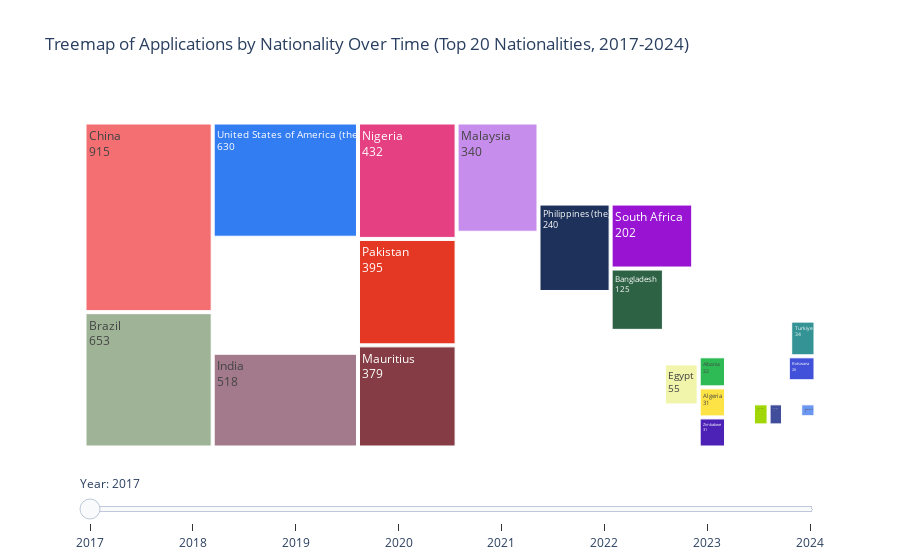

Notebook code for this chart:
### Markdown cell above
## Treemap for Nationalities Over Time
This treemap visualizes the distribution of total applications by nationality from **2017 to 2024**, focusing on the most significant nationalities for each year based on application volume. The interactive slider allows you to explore yearly changes, offering a clearer perspective on how application patterns have shifted over time.

The size of each section represents the total number of applications for a nationality in a given year, with larger sections indicating higher application volumes. This visualization makes it easier to identify trends, emerging patterns, and significant fluctuations in application activity across different nationalities throughout the years.

### Code cell
import plotly.graph_objects as go
import pandas as pd
import random

# Load the provided dataset
file_path = "Domestic Residence and Permissions.csv"  # Ensure the correct path is set
data = pd.read_csv(file_path, encoding='latin1')

# Convert yearly columns to numeric and handle non-numeric values
year_columns = ['2017', '2018', '2019', '2020', '2021', '2022', '2023', '2024']
for col in year_columns:
    data[col] = pd.to_numeric(data[col], errors='coerce')

# Filter to only rows where the total applications are non-zero across all years
data['Total_Applications'] = data[year_columns].sum(axis=1)
data_filtered = data[data['Total_Applications'] > 0]

# Melt the data for easier year-wise visualization
melted_data = data_filtered.melt(id_vars=['Nationality'], value_vars=year_columns, 
                                 var_name='Year', value_name='Applications')

# Ensure 'Year' and 'Applications' columns are numeric
melted_data['Year'] = melted_data['Year'].astype(int)
melted_data['Applications'] = pd.to_numeric(melted_data['Applications'], errors='coerce').fillna(0)

# Identify the top 20 nationalities with the highest total applications
top_nationalities = (
    melted_data.groupby('Nationality')['Applications'].sum()
    .nlargest(20).index
)

# Filter the data to include only the top 20 nationalities
top_20_data = melted_data[melted_data['Nationality'].isin(top_nationalities)]

# Assign consistent colors for each country across years
unique_nationalities = top_20_data['Nationality'].unique()
color_map = {country: f"rgb({random.randint(0,255)}, {random.randint(0,255)}, {random.randint(0,255)})" 
             for country in unique_nationalities}

# Create a base figure object
fig = go.Figure()

# Generate frames for each year with corrected visibility handling and consistent colors for top 20
for year in sorted(top_20_data['Year'].unique()):
    filtered_data = top_20_data[top_20_data['Year'] == year]
    fig.add_trace(
        go.Treemap(
            labels=filtered_data['Nationality'],
            parents=[""] * len(filtered_data),
            values=filtered_data['Applications'],
            textinfo="label+value",
            marker=dict(colors=[color_map[n] for n in filtered_data['Nationality']]),
            visible=(year == sorted(top_20_data['Year'].unique())[0])  # Show only the first year by default
        )
    )

# Create a slider for year selection
steps = []
for i, year in enumerate(sorted(top_20_data['Year'].unique())):
    step = {
        "method": "update",
        "args": [{"visible": [i == j for j in range(len(fig.data))]},
                 {"title": f"Treemap of Applications by Nationality - {year}"}],
        "label": str(year)
    }
    steps.append(step)

# Update the layout to include the slider
fig.update_layout(
    title="Treemap of Applications by Nationality Over Time (Top 20 Nationalities, 2017-2024)",
    sliders=[{
        "active": 0,
        "currentvalue": {"prefix": "Year: "},
        "steps": steps
    }]
)

# Display the interactive treemap with a slider
fig.show()

### Figure 1 — Plotly figure (JSON) as saved in the notebook; plotly's stock layout.template omitted (floating-point values rounded to 4 significant figures)
{"data": [{"labels": ["Afghanistan", "Albania", "Algeria", "Bangladesh", "Botswana", "Brazil", "China", "Egypt", "Georgia", "India", "Malaysia", "Mauritius", "Nigeria", "Pakistan", "Philippines (the)", "Somalia", "South Africa", "Turkiye", "United States of America (the)", "Zimbabwe", "Afghanistan", "Albania", "Algeria", "Bangladesh", "Botswana", "Brazil", "China", "Egypt", "Georgia", "India", "Malaysia", "Mauritius", "Nigeria", "Pakistan", "Philippines (the)", "Somalia", "South Africa", "Turkiye", "United States of America (the)", "Zimbabwe", "Afghanistan", "Albania", "Algeria", "Bangladesh", "Botswana", "Brazil", "China", "Egypt", "Georgia", "India", "Malaysia", "Mauritius", "Nigeria", "Pakistan", "Philippines (the)", "Somalia", "South Africa", "Turkiye", "United States of America (the)", "Zimbabwe"], "marker": {"colors": ["rgb(161, 215, 6)", "rgb(46, 186, 84)", "rgb(253, 227, 69)", "rgb(45, 98, 69)", "rgb(65, 81, 218)", "rgb(159, 180, 151)", "rgb(244, 111, 114)", "rgb(241, 244, 171)", "rgb(64, 77, 154)", "rgb(162, 122, 139)", "rgb(199, 141, 236)", "rgb(133, 60, 68)", "rgb(228, 64, 130)", "rgb(228, 56, 36)", "rgb(29, 49, 90)", "rgb(107, 151, 241)", "rgb(152, 20, 210)", "rgb(52, 147, 149)", "rgb(51, 125, 243)", "rgb(75, 33, 182)", "rgb(161, 215, 6)", "rgb(46, 186, 84)", "rgb(253, 227, 69)", "rgb(45, 98, 69)", "rgb(65, 81, 218)", "rgb(159, 180, 151)", "rgb(244, 111, 114)", "rgb(241, 244, 171)", "rgb(64, 77, 154)", "rgb(162, 122, 139)", "rgb(199, 141, 236)", "rgb(133, 60, 68)", "rgb(228, 64, 130)", "rgb(228, 56, 36)", "rgb(29, 49, 90)", "rgb(107, 151, 241)", "rgb(152, 20, 210)", "rgb(52, 147, 149)", "rgb(51, 125, 243)", "rgb(75, 33, 182)", "rgb(161, 215, 6)", "rgb(46, 186, 84)", "rgb(253, 227, 69)", "rgb(45, 98, 69)", "rgb(65, 81, 218)", "rgb(159, 180, 151)", "rgb(244, 111, 114)", "rgb(241, 244, 171)", "rgb(64, 77, 154)", "rgb(162, 122, 139)", "rgb(199, 141, 236)", "rgb(133, 60, 68)", "rgb(228, 64, 130)", "rgb(228, 56, 36)", "rgb(29, 49, 90)", "rgb(107, 151, 241)", "rgb(152, 20, 210)", "rgb(52, 147, 149)", "rgb(51, 125, 243)", "rgb(75, 33, 182)"]}, "parents": ["", "", "", "", "", "", "", "", "", "", "", "", "", "", "", "", "", "", "", "", "", "", "", "", "", "", "", "", "", "", "", "", "", "", "", "", "", "", "", "", "", "", "", "", "", "", "", "", "", "", "", "", "", "", "", "", "", "", "", ""], "textinfo": "label+value", "type": "treemap", "values": [13, 32, 31, 125, 26, 653, 915, 55, 12, 518, 340, 379, 432, 395, 240, 8, 202, 34, 630, 31, 6, 20, 14, 56, 20, 338, 629, 31, 12, 276, 247, 203, 322, 219, 155, 5, 101, 18, 324, 27, 4, 9, 6, 21, 5, 144, 119, 13, 0, 115, 39, 26, 109, 49, 35, 0, 55, 7, 87, 4], "visible": true}, {"labels": ["Afghanistan", "Albania", "Algeria", "Bangladesh", "Botswana", "Brazil", "China", "Egypt", "Georgia", "India", "Malaysia", "Mauritius", "Nigeria", "Pakistan", "Philippines (the)", "Somalia", "South Africa", "Turkiye", "United States of America (the)", "Zimbabwe", "Afghanistan", "Albania", "Algeria", "Bangladesh", "Botswana", "Brazil", "China", "Egypt", "Georgia", "India", "Malaysia", "Mauritius", "Nigeria", "Pakistan", "Philippines (the)", "Somalia", "South Africa", "Turkiye", "United States of America (the)", "Zimbabwe", "Afghanistan", "Albania", "Algeria", "Bangladesh", "Botswana", "Brazil", "China", "Egypt", "Georgia", "India", "Malaysia", "Mauritius", "Nigeria", "Pakistan", "Philippines (the)", "Somalia", "South Africa", "Turkiye", "United States of America (the)", "Zimbabwe"], "marker": {"colors": ["rgb(161, 215, 6)", "rgb(46, 186, 84)", "rgb(253, 227, 69)", "rgb(45, 98, 69)", "rgb(65, 81, 218)", "rgb(159, 180, 151)", "rgb(244, 111, 114)", "rgb(241, 244, 171)", "rgb(64, 77, 154)", "rgb(162, 122, 139)", "rgb(199, 141, 236)", "rgb(133, 60, 68)", "rgb(228, 64, 130)", "rgb(228, 56, 36)", "rgb(29, 49, 90)", "rgb(107, 151, 241)", "rgb(152, 20, 210)", "rgb(52, 147, 149)", "rgb(51, 125, 243)", "rgb(75, 33, 182)", "rgb(161, 215, 6)", "rgb(46, 186, 84)", "rgb(253, 227, 69)", "rgb(45, 98, 69)", "rgb(65, 81, 218)", "rgb(159, 180, 151)", "rgb(244, 111, 114)", "rgb(241, 244, 171)", "rgb(64, 77, 154)", "rgb(162, 122, 139)", "rgb(199, 141, 236)", "rgb(133, 60, 68)", "rgb(228, 64, 130)", "rgb(228, 56, 36)", "rgb(29, 49, 90)", "rgb(107, 151, 241)", "rgb(152, 20, 210)", "rgb(52, 147, 149)", "rgb(51, 125, 243)", "rgb(75, 33, 182)", "rgb(161, 215, 6)", "rgb(46, 186, 84)", "rgb(253, 227, 69)", "rgb(45, 98, 69)", "rgb(65, 81, 218)", "rgb(159, 180, 151)", "rgb(244, 111, 114)", "rgb(241, 244, 171)", "rgb(64, 77, 154)", "rgb(162, 122, 139)", "rgb(199, 141, 236)", "rgb(133, 60, 68)", "rgb(228, 64, 130)", "rgb(228, 56, 36)", "rgb(29, 49, 90)", "rgb(107, 151, 241)", "rgb(152, 20, 210)", "rgb(52, 147, 149)", "rgb(51, 125, 243)", "rgb(75, 33, 182)"]}, "parents": ["", "", "", "", "", "", "", "", "", "", "", "", "", "", "", "", "", "", "", "", "", "", "", "", "", "", "", "", "", "", "", "", "", "", "", "", "", "", "", "", "", "", "", "", "", "", "", "", "", "", "", "", "", "", "", "", "", "", "", ""], "textinfo": "label+value", "type": "treemap", "values": [104, 307, 134, 400, 38, 730, 870, 130, 146, 677, 328, 417, 647, 1105, 217, 28, 304, 48, 625, 363, 61, 187, 86, 232, 30, 470, 665, 69, 73, 428, 270, 279, 417, 617, 161, 19, 209, 26, 476, 291, 35, 100, 47, 106, 17, 218, 173, 27, 68, 156, 66, 87, 200, 301, 46, 6, 75, 5, 126, 51], "visible": false}, {"labels": ["Afghanistan", "Albania", "Algeria", "Bangladesh", "Botswana", "Brazil", "China", "Egypt", "Georgia", "India", "Malaysia", "Mauritius", "Nigeria", "Pakistan", "Philippines (the)", "Somalia", "South Africa", "Turkiye", "United States of America (the)", "Zimbabwe", "Afghanistan", "Albania", "Algeria", "Bangladesh", "Botswana", "Brazil", "China", "Egypt", "Georgia", "India", "Malaysia", "Mauritius", "Nigeria", "Pakistan", "Philippines (the)", "Somalia", "South Africa", "Turkiye", "United States of America (the)", "Zimbabwe", "Afghanistan", "Albania", "Algeria", "Bangladesh", "Botswana", "Brazil", "China", "Egypt", "Georgia", "India", "Malaysia", "Mauritius", "Nigeria", "Pakistan", "Philippines (the)", "Somalia", "South Africa", "Turkiye", "United States of America (the)", "Zimbabwe"], "marker": {"colors": ["rgb(161, 215, 6)", "rgb(46, 186, 84)", "rgb(253, 227, 69)", "rgb(45, 98, 69)", "rgb(65, 81, 218)", "rgb(159, 180, 151)", "rgb(244, 111, 114)", "rgb(241, 244, 171)", "rgb(64, 77, 154)", "rgb(162, 122, 139)", "rgb(199, 141, 236)", "rgb(133, 60, 68)", "rgb(228, 64, 130)", "rgb(228, 56, 36)", "rgb(29, 49, 90)", "rgb(107, 151, 241)", "rgb(152, 20, 210)", "rgb(52, 147, 149)", "rgb(51, 125, 243)", "rgb(75, 33, 182)", "rgb(161, 215, 6)", "rgb(46, 186, 84)", "rgb(253, 227, 69)", "rgb(45, 98, 69)", "rgb(65, 81, 218)", "rgb(159, 180, 151)", "rgb(244, 111, 114)", "rgb(241, 244, 171)", "rgb(64, 77, 154)", "rgb(162, 122, 139)", "rgb(199, 141, 236)", "rgb(133, 60, 68)", "rgb(228, 64, 130)", "rgb(228, 56, 36)", "rgb(29, 49, 90)", "rgb(107, 151, 241)", "rgb(152, 20, 210)", "rgb(52, 147, 149)", "rgb(51, 125, 243)", "rgb(75, 33, 182)", "rgb(161, 215, 6)", "rgb(46, 186, 84)", "rgb(253, 227, 69)", "rgb(45, 98, 69)", "rgb(65, 81, 218)", "rgb(159, 180, 151)", "rgb(244, 111, 114)", "rgb(241, 244, 171)", "rgb(64, 77, 154)", "rgb(162, 122, 139)", "rgb(199, 141, 236)", "rgb(133, 60, 68)", "rgb(228, 64, 130)", "rgb(228, 56, 36)", "rgb(29, 49, 90)", "rgb(107, 151, 241)", "rgb(152, 20, 210)", "rgb(52, 147, 149)", "rgb(51, 125, 243)", "rgb(75, 33, 182)"]}, "parents": ["", "", "", "", "", "", "", "", "", "", "", "", "", "", "", "", "", "", "", "", "", "", "", "", "", "", "", "", "", "", "", "", "", "", "", "", "", "", "", "", "", "", "", "", "", "", "", "", "", "", "", "", "", "", "", "", "", "", "", ""], "textinfo": "label+value", "type": "treemap", "values": [84, 303, 102, 142, 50, 1048, 1051, 130, 338, 751, 384, 169, 672, 684, 252, 71, 422, 166, 650, 334, 43, 167, 57, 86, 30, 646, 803, 93, 159, 565, 315, 198, 472, 462, 181, 30, 329, 63, 551, 283, 40, 129, 44, 90, 11, 324, 308, 40, 142, 229, 84, 136, 203, 265, 84, 33, 98, 18, 140, 53], "visible": false}, {"labels": ["Afghanistan", "Albania", "Algeria", "Bangladesh", "Botswana", "Brazil", "China", "Egypt", "Georgia", "India", "Malaysia", "Mauritius", "Nigeria", "Pakistan", "Philippines (the)", "Somalia", "South Africa", "Turkiye", "United States of America (the)", "Zimbabwe", "Afghanistan", "Albania", "Algeria", "Bangladesh", "Botswana", "Brazil", "China", "Egypt", "Georgia", "India", "Malaysia", "Mauritius", "Nigeria", "Pakistan", "Philippines (the)", "Somalia", "South Africa", "Turkiye", "United States of America (the)", "Zimbabwe", "Afghanistan", "Albania", "Algeria", "Bangladesh", "Botswana", "Brazil", "China", "Egypt", "Georgia", "India", "Malaysia", "Mauritius", "Nigeria", "Pakistan", "Philippines (the)", "Somalia", "South Africa", "Turkiye", "United States of America (the)", "Zimbabwe"], "marker": {"colors": ["rgb(161, 215, 6)", "rgb(46, 186, 84)", "rgb(253, 227, 69)", "rgb(45, 98, 69)", "rgb(65, 81, 218)", "rgb(159, 180, 151)", "rgb(244, 111, 114)", "rgb(241, 244, 171)", "rgb(64, 77, 154)", "rgb(162, 122, 139)", "rgb(199, 141, 236)", "rgb(133, 60, 68)", "rgb(228, 64, 130)", "rgb(228, 56, 36)", "rgb(29, 49, 90)", "rgb(107, 151, 241)", "rgb(152, 20, 210)", "rgb(52, 147, 149)", "rgb(51, 125, 243)", "rgb(75, 33, 182)", "rgb(161, 215, 6)", "rgb(46, 186, 84)", "rgb(253, 227, 69)", "rgb(45, 98, 69)", "rgb(65, 81, 218)", "rgb(159, 180, 151)", "rgb(244, 111, 114)", "rgb(241, 244, 171)", "rgb(64, 77, 154)", "rgb(162, 122, 139)", "rgb(199, 141, 236)", "rgb(133, 60, 68)", "rgb(228, 64, 130)", "rgb(228, 56, 36)", "rgb(29, 49, 90)", "rgb(107, 151, 241)", "rgb(152, 20, 210)", "rgb(52, 147, 149)", "rgb(51, 125, 243)", "rgb(75, 33, 182)", "rgb(161, 215, 6)", "rgb(46, 186, 84)", "rgb(253, 227, 69)", "rgb(45, 98, 69)", "rgb(65, 81, 218)", "rgb(159, 180, 151)", "rgb(244, 111, 114)", "rgb(241, 244, 171)", "rgb(64, 77, 154)", "rgb(162, 122, 139)", "rgb(199, 141, 236)", "rgb(133, 60, 68)", "rgb(228, 64, 130)", "rgb(228, 56, 36)", "rgb(29, 49, 90)", "rgb(107, 151, 241)", "rgb(152, 20, 210)", "rgb(52, 147, 149)", "rgb(51, 125, 243)", "rgb(75, 33, 182)"]}, "parents": ["", "", "", "", "", "", "", "", "", "", "", "", "", "", "", "", "", "", "", "", "", "", "", "", "", "", "", "", "", "", "", "", "", "", "", "", "", "", "", "", "", "", "", "", "", "", "", "", "", "", "", "", "", "", "", "", "", "", "", ""], "textinfo": "label+value", "type": "treemap", "values": [82, 195, 112, 102, 58, 816, 744, 111, 475, 570, 192, 96, 580, 500, 190, 137, 381, 181, 574, 322, 51, 153, 86, 81, 51, 570, 605, 90, 368, 401, 137, 76, 451, 352, 114, 86, 303, 90, 418, 292, 26, 55, 24, 65, 10, 217, 174, 27, 118, 152, 51, 67, 105, 205, 49, 34, 83, 13, 95, 31], "visible": false}, {"labels": ["Afghanistan", "Albania", "Algeria", "Bangladesh", "Botswana", "Brazil", "China", "Egypt", "Georgia", "India", "Malaysia", "Mauritius", "Nigeria", "Pakistan", "Philippines (the)", "Somalia", "South Africa", "Turkiye", "United States of America (the)", "Zimbabwe", "Afghanistan", "Albania", "Algeria", "Bangladesh", "Botswana", "Brazil", "China", "Egypt", "Georgia", "India", "Malaysia", "Mauritius", "Nigeria", "Pakistan", "Philippines (the)", "Somalia", "South Africa", "Turkiye", "United States of America (the)", "Zimbabwe", "Afghanistan", "Albania", "Algeria", "Bangladesh", "Botswana", "Brazil", "China", "Egypt", "Georgia", "India", "Malaysia", "Mauritius", "Nigeria", "Pakistan", "Philippines (the)", "Somalia", "South Africa", "Turkiye", "United States of America (the)", "Zimbabwe"], "marker": {"colors": ["rgb(161, 215, 6)", "rgb(46, 186, 84)", "rgb(253, 227, 69)", "rgb(45, 98, 69)", "rgb(65, 81, 218)", "rgb(159, 180, 151)", "rgb(244, 111, 114)", "rgb(241, 244, 171)", "rgb(64, 77, 154)", "rgb(162, 122, 139)", "rgb(199, 141, 236)", "rgb(133, 60, 68)", "rgb(228, 64, 130)", "rgb(228, 56, 36)", "rgb(29, 49, 90)", "rgb(107, 151, 241)", "rgb(152, 20, 210)", "rgb(52, 147, 149)", "rgb(51, 125, 243)", "rgb(75, 33, 182)", "rgb(161, 215, 6)", "rgb(46, 186, 84)", "rgb(253, 227, 69)", "rgb(45, 98, 69)", "rgb(65, 81, 218)", "rgb(159, 180, 151)", "rgb(244, 111, 114)", "rgb(241, 244, 171)", "rgb(64, 77, 154)", "rgb(162, 122, 139)", "rgb(199, 141, 236)", "rgb(133, 60, 68)", "rgb(228, 64, 130)", "rgb(228, 56, 36)", "rgb(29, 49, 90)", "rgb(107, 151, 241)", "rgb(152, 20, 210)", "rgb(52, 147, 149)", "rgb(51, 125, 243)", "rgb(75, 33, 182)", "rgb(161, 215, 6)", "rgb(46, 186, 84)", "rgb(253, 227, 69)", "rgb(45, 98, 69)", "rgb(65, 81, 218)", "rgb(159, 180, 151)", "rgb(244, 111, 114)", "rgb(241, 244, 171)", "rgb(64, 77, 154)", "rgb(162, 122, 139)", "rgb(199, 141, 236)", "rgb(133, 60, 68)", "rgb(228, 64, 130)", "rgb(228, 56, 36)", "rgb(29, 49, 90)", "rgb(107, 151, 241)", "rgb(152, 20, 210)", "rgb(52, 147, 149)", "rgb(51, 125, 243)", "rgb(75, 33, 182)"]}, "parents": ["", "", "", "", "", "", "", "", "", "", "", "", "", "", "", "", "", "", "", "", "", "", "", "", "", "", "", "", "", "", "", "", "", "", "", "", "", "", "", "", "", "", "", "", "", "", "", "", "", "", "", "", "", "", "", "", "", "", "", ""], "textinfo": "label+value", "type": "treemap", "values": [222, 305, 224, 201, 62, 1177, 597, 161, 505, 1096, 270, 56, 1006, 813, 192, 247, 507, 390, 602, 456, 161, 241, 183, 164, 56, 932, 543, 127, 432, 969, 243, 59, 946, 733, 187, 213, 449, 285, 555, 423, 31, 60, 35, 37, 10, 270, 121, 25, 72, 155, 30, 20, 121, 161, 35, 44, 82, 34, 103, 36], "visible": false}, {"labels": ["Afghanistan", "Albania", "Algeria", "Bangladesh", "Botswana", "Brazil", "China", "Egypt", "Georgia", "India", "Malaysia", "Mauritius", "Nigeria", "Pakistan", "Philippines (the)", "Somalia", "South Africa", "Turkiye", "United States of America (the)", "Zimbabwe", "Afghanistan", "Albania", "Algeria", "Bangladesh", "Botswana", "Brazil", "China", "Egypt", "Georgia", "India", "Malaysia", "Mauritius", "Nigeria", "Pakistan", "Philippines (the)", "Somalia", "South Africa", "Turkiye", "United States of America (the)", "Zimbabwe", "Afghanistan", "Albania", "Algeria", "Bangladesh", "Botswana", "Brazil", "China", "Egypt", "Georgia", "India", "Malaysia", "Mauritius", "Nigeria", "Pakistan", "Philippines (the)", "Somalia", "South Africa", "Turkiye", "United States of America (the)", "Zimbabwe"], "marker": {"colors": ["rgb(161, 215, 6)", "rgb(46, 186, 84)", "rgb(253, 227, 69)", "rgb(45, 98, 69)", "rgb(65, 81, 218)", "rgb(159, 180, 151)", "rgb(244, 111, 114)", "rgb(241, 244, 171)", "rgb(64, 77, 154)", "rgb(162, 122, 139)", "rgb(199, 141, 236)", "rgb(133, 60, 68)", "rgb(228, 64, 130)", "rgb(228, 56, 36)", "rgb(29, 49, 90)", "rgb(107, 151, 241)", "rgb(152, 20, 210)", "rgb(52, 147, 149)", "rgb(51, 125, 243)", "rgb(75, 33, 182)", "rgb(161, 215, 6)", "rgb(46, 186, 84)", "rgb(253, 227, 69)", "rgb(45, 98, 69)", "rgb(65, 81, 218)", "rgb(159, 180, 151)", "rgb(244, 111, 114)", "rgb(241, 244, 171)", "rgb(64, 77, 154)", "rgb(162, 122, 139)", "rgb(199, 141, 236)", "rgb(133, 60, 68)", "rgb(228, 64, 130)", "rgb(228, 56, 36)", "rgb(29, 49, 90)", "rgb(107, 151, 241)", "rgb(152, 20, 210)", "rgb(52, 147, 149)", "rgb(51, 125, 243)", "rgb(75, 33, 182)", "rgb(161, 215, 6)", "rgb(46, 186, 84)", "rgb(253, 227, 69)", "rgb(45, 98, 69)", "rgb(65, 81, 218)", "rgb(159, 180, 151)", "rgb(244, 111, 114)", "rgb(241, 244, 171)", "rgb(64, 77, 154)", "rgb(162, 122, 139)", "rgb(199, 141, 236)", "rgb(133, 60, 68)", "rgb(228, 64, 130)", "rgb(228, 56, 36)", "rgb(29, 49, 90)", "rgb(107, 151, 241)", "rgb(152, 20, 210)", "rgb(52, 147, 149)", "rgb(51, 125, 243)", "rgb(75, 33, 182)"]}, "parents": ["", "", "", "", "", "", "", "", "", "", "", "", "", "", "", "", "", "", "", "", "", "", "", "", "", "", "", "", "", "", "", "", "", "", "", "", "", "", "", "", "", "", "", "", "", "", "", "", "", "", "", "", "", "", "", "", "", "", "", ""], "textinfo": "label+value", "type": "treemap", "values": [376, 364, 1030, 447, 322, 3149, 2319, 535, 1937, 2015, 688, 330, 1958, 2114, 1050, 1249, 791, 666, 766, 852, 228, 168, 653, 276, 223, 2115, 1690, 361, 1130, 1397, 546, 222, 1361, 863, 907, 913, 570, 507, 610, 639, 66, 60, 46, 32, 28, 404, 189, 31, 167, 269, 53, 20, 150, 156, 62, 94, 83, 54, 83, 67], "visible": false}, {"labels": ["Afghanistan", "Albania", "Algeria", "Bangladesh", "Botswana", "Brazil", "China", "Egypt", "Georgia", "India", "Malaysia", "Mauritius", "Nigeria", "Pakistan", "Philippines (the)", "Somalia", "South Africa", "Turkiye", "United States of America (the)", "Zimbabwe", "Afghanistan", "Albania", "Algeria", "Bangladesh", "Botswana", "Brazil", "China", "Egypt", "Georgia", "India", "Malaysia", "Mauritius", "Nigeria", "Pakistan", "Philippines (the)", "Somalia", "South Africa", "Turkiye", "United States of America (the)", "Zimbabwe", "Afghanistan", "Albania", "Algeria", "Bangladesh", "Botswana", "Brazil", "China", "Egypt", "Georgia", "India", "Malaysia", "Mauritius", "Nigeria", "Pakistan", "Philippines (the)", "Somalia", "South Africa", "Turkiye", "United States of America (the)", "Zimbabwe"], "marker": {"colors": ["rgb(161, 215, 6)", "rgb(46, 186, 84)", "rgb(253, 227, 69)", "rgb(45, 98, 69)", "rgb(65, 81, 218)", "rgb(159, 180, 151)", "rgb(244, 111, 114)", "rgb(241, 244, 171)", "rgb(64, 77, 154)", "rgb(162, 122, 139)", "rgb(199, 141, 236)", "rgb(133, 60, 68)", "rgb(228, 64, 130)", "rgb(228, 56, 36)", "rgb(29, 49, 90)", "rgb(107, 151, 241)", "rgb(152, 20, 210)", "rgb(52, 147, 149)", "rgb(51, 125, 243)", "rgb(75, 33, 182)", "rgb(161, 215, 6)", "rgb(46, 186, 84)", "rgb(253, 227, 69)", "rgb(45, 98, 69)", "rgb(65, 81, 218)", "rgb(159, 180, 151)", "rgb(244, 111, 114)", "rgb(241, 244, 171)", "rgb(64, 77, 154)", "rgb(162, 122, 139)", "rgb(199, 141, 236)", "rgb(133, 60, 68)", "rgb(228, 64, 130)", "rgb(228, 56, 36)", "rgb(29, 49, 90)", "rgb(107, 151, 241)", "rgb(152, 20, 210)", "rgb(52, 147, 149)", "rgb(51, 125, 243)", "rgb(75, 33, 182)", "rgb(161, 215, 6)", "rgb(46, 186, 84)", "rgb(253, 227, 69)", "rgb(45, 98, 69)", "rgb(65, 81, 218)", "rgb(159, 180, 151)", "rgb(244, 111, 114)", "rgb(241, 244, 171)", "rgb(64, 77, 154)", "rgb(162, 122, 139)", "rgb(199, 141, 236)", "rgb(133, 60, 68)", "rgb(228, 64, 130)", "rgb(228, 56, 36)", "rgb(29, 49, 90)", "rgb(107, 151, 241)", "rgb(152, 20, 210)", "rgb(52, 147, 149)", "rgb(51, 125, 243)", "rgb(75, 33, 182)"]}, "parents": ["", "", "", "", "", "", "", "", "", "", "", "", "", "", "", "", "", "", "", "", "", "", "", "", "", "", "", "", "", "", "", "", "", "", "", "", "", "", "", "", "", "", "", "", "", "", "", "", "", "", "", "", "", "", "", "", "", "", "", ""], "textinfo": "label+value", "type": "treemap", "values": [830, 211, 2305, 357, 451, 2175, 1588, 567, 2401, 2084, 446, 117, 2089, 1133, 336, 1458, 748, 1873, 798, 1002, 624, 142, 1780, 238, 330, 1258, 990, 456, 1807, 1288, 323, 98, 1644, 1082, 227, 1175, 432, 1598, 452, 723, 60, 153, 118, 136, 17, 594, 247, 99, 501, 351, 63, 57, 328, 663, 81, 105, 160, 124, 88, 59], "visible": false}, {"labels": ["Afghanistan", "Albania", "Algeria", "Bangladesh", "Botswana", "Brazil", "China", "Egypt", "Georgia", "India", "Malaysia", "Mauritius", "Nigeria", "Pakistan", "Philippines (the)", "Somalia", "South Africa", "Turkiye", "United States of America (the)", "Zimbabwe", "Afghanistan", "Albania", "Algeria", "Bangladesh", "Botswana", "Brazil", "China", "Egypt", "Georgia", "India", "Malaysia", "Mauritius", "Nigeria", "Pakistan", "Philippines (the)", "Somalia", "South Africa", "Turkiye", "United States of America (the)", "Zimbabwe", "Afghanistan", "Albania", "Algeria", "Bangladesh", "Botswana", "Brazil", "China", "Egypt", "Georgia", "India", "Malaysia", "Mauritius", "Nigeria", "Pakistan", "Philippines (the)", "Somalia", "South Africa", "Turkiye", "United States of America (the)", "Zimbabwe"], "marker": {"colors": ["rgb(161, 215, 6)", "rgb(46, 186, 84)", "rgb(253, 227, 69)", "rgb(45, 98, 69)", "rgb(65, 81, 218)", "rgb(159, 180, 151)", "rgb(244, 111, 114)", "rgb(241, 244, 171)", "rgb(64, 77, 154)", "rgb(162, 122, 139)", "rgb(199, 141, 236)", "rgb(133, 60, 68)", "rgb(228, 64, 130)", "rgb(228, 56, 36)", "rgb(29, 49, 90)", "rgb(107, 151, 241)", "rgb(152, 20, 210)", "rgb(52, 147, 149)", "rgb(51, 125, 243)", "rgb(75, 33, 182)", "rgb(161, 215, 6)", "rgb(46, 186, 84)", "rgb(253, 227, 69)", "rgb(45, 98, 69)", "rgb(65, 81, 218)", "rgb(159, 180, 151)", "rgb(244, 111, 114)", "rgb(241, 244, 171)", "rgb(64, 77, 154)", "rgb(162, 122, 139)", "rgb(199, 141, 236)", "rgb(133, 60, 68)", "rgb(228, 64, 130)", "rgb(228, 56, 36)", "rgb(29, 49, 90)", "rgb(107, 151, 241)", "rgb(152, 20, 210)", "rgb(52, 147, 149)", "rgb(51, 125, 243)", "rgb(75, 33, 182)", "rgb(161, 215, 6)", "rgb(46, 186, 84)", "rgb(253, 227, 69)", "rgb(45, 98, 69)", "rgb(65, 81, 218)", "rgb(159, 180, 151)", "rgb(244, 111, 114)", "rgb(241, 244, 171)", "rgb(64, 77, 154)", "rgb(162, 122, 139)", "rgb(199, 141, 236)", "rgb(133, 60, 68)", "rgb(228, 64, 130)", "rgb(228, 56, 36)", "rgb(29, 49, 90)", "rgb(107, 151, 241)", "rgb(152, 20, 210)", "rgb(52, 147, 149)", "rgb(51, 125, 243)", "rgb(75, 33, 182)"]}, "parents": ["", "", "", "", "", "", "", "", "", "", "", "", "", "", "", "", "", "", "", "", "", "", "", "", "", "", "", "", "", "", "", "", "", "", "", "", "", "", "", "", "", "", "", "", "", "", "", "", "", "", "", "", "", "", "", "", "", "", "", ""], "textinfo": "label+value", "type": "treemap", "values": [553, 105, 1480, 657, 399, 1775, 1178, 373, 1296, 1793, 296, 80, 2753, 993, 256, 928, 607, 1165, 594, 762, 642, 88, 1902, 538, 489, 1206, 1048, 444, 1458, 1137, 300, 63, 2474, 947, 194, 1142, 399, 840, 500, 908, 58, 79, 197, 51, 27, 535, 218, 41, 438, 371, 50, 29, 216, 270, 55, 68, 290, 126, 94, 54], "visible": false}], "layout": {"sliders": [{"active": 0, "currentvalue": {"prefix": "Year: "}, "steps": [{"args": [{"visible": [true, false, false, false, false, false, false, false]}, {"title": "Treemap of Applications by Nationality - 2017"}], "label": "2017", "method": "update"}, {"args": [{"visible": [false, true, false, false, false, false, false, false]}, {"title": "Treemap of Applications by Nationality - 2018"}], "label": "2018", "method": "update"}, {"args": [{"visible": [false, false, true, false, false, false, false, false]}, {"title": "Treemap of Applications by Nationality - 2019"}], "label": "2019", "method": "update"}, {"args": [{"visible": [false, false, false, true, false, false, false, false]}, {"title": "Treemap of Applications by Nationality - 2020"}], "label": "2020", "method": "update"}, {"args": [{"visible": [false, false, false, false, true, false, false, false]}, {"title": "Treemap of Applications by Nationality - 2021"}], "label": "2021", "method": "update"}, {"args": [{"visible": [false, false, false, false, false, true, false, false]}, {"title": "Treemap of Applications by Nationality - 2022"}], "label": "2022", "method": "update"}, {"args": [{"visible": [false, false, false, false, false, false, true, false]}, {"title": "Treemap of Applications by Nationality - 2023"}], "label": "2023", "method": "update"}, {"args": [{"visible": [false, false, false, false, false, false, false, true]}, {"title": "Treemap of Applications by Nationality - 2024"}], "label": "2024", "method": "update"}]}], "title": {"text": "Treemap of Applications by Nationality Over Time (Top 20 Nationalities, 2017-2024)"}}}
